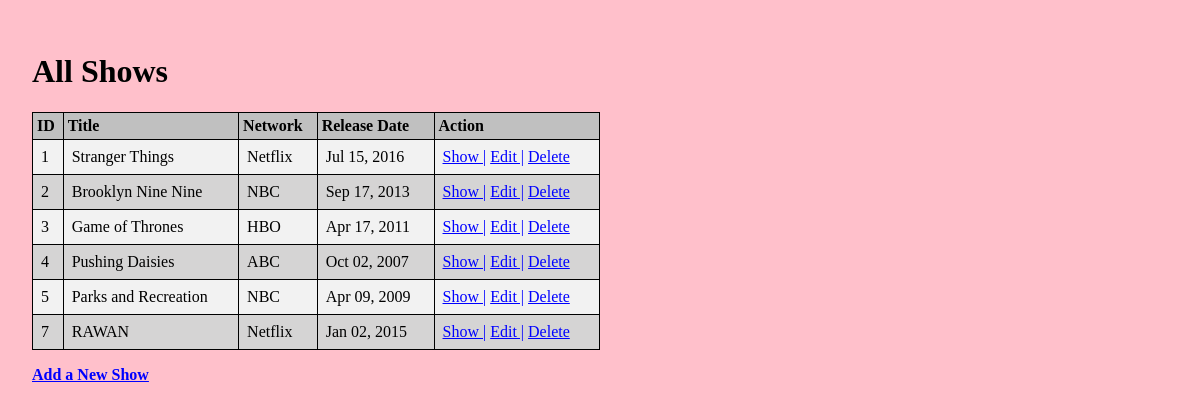
The app's page /shows, older data.
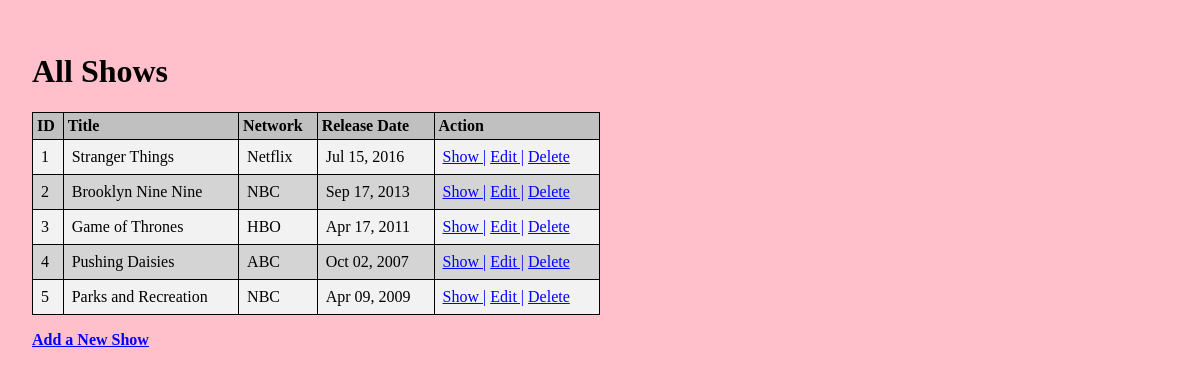
The same page, newer data.
### TV_app/models.py (models this page shows)
class Show(models.Model):
    title = models.CharField(max_length=255)
    network = models.CharField(max_length=45)
    desc = models.TextField(default="cool film")
    release_date = models.DateTimeField(null=True)
    created_at = models.DateTimeField(auto_now_add=True)
    updated_at = models.DateTimeField(auto_now=True)
    objects = ShowManager()

### TV_app/views.py (the view)
# urls.py: path('shows', views.showAll),
def showAll(request):
    all_shows = Show.objects.all()
    context = {
        'all_shows':all_shows,
    }
    return render(request, 'show_all.html', context)

### TV_app/templates/show_all.html (shortened to what this page needs)
<!DOCTYPE html>
<html lang="en">
<head>
    {% load static %}
    <link rel="stylesheet" href="{% static 'css/TVstyle.css' %}">
</head>
<body>
    <h1>All Shows</h1>
    <table>
        <tr>
            <th>ID</th>
            <th>Title</th>
            <th>Network</th>
            <th>Release Date</th>
            <th>Action</th>
        </tr>
        {% for show in all_shows %}
        <tr>
            <td>{{ show.id }}</td>
            <td>{{ show.title }}</td>
            <td>{{ show.network }}</td>
            <td>{{ show.release_date|date:"M d, Y" }}</td>
            <td>
                <a href="/shows/{{show.id}}">Show |</a>
                <a href="/shows/{{show.id}}/edit">Edit |</a>
                <a href="/delete/{{show.id}}">Delete</a>
            </td>
        </tr>
        {% endfor %}
    </table>
    <strong><a href="/shows/new">Add a New Show</a></strong>
</body>
</html>

### TV_app/static/css/TVstyle.css (style rules this page uses)
body { padding: 1.5em; background-color:pink; }
table, td, th { border: 1px solid black; }
table { border-collapse: collapse; width: 50%; margin-bottom: 1em; }
th, td { text-align: left; padding: 8px; }
th { background-color:silver; padding: 4px; }
tr:nth-child(even) { background-color: #f2f2f2 }
tr { background-color: rgb(213, 212, 212); }
a { color: blue; }

Row changes from the older to the newer data that the page shows:
removed Show: id "7", title "RAWAN", network "Netflix", release_date "Jan 02, 2015"
